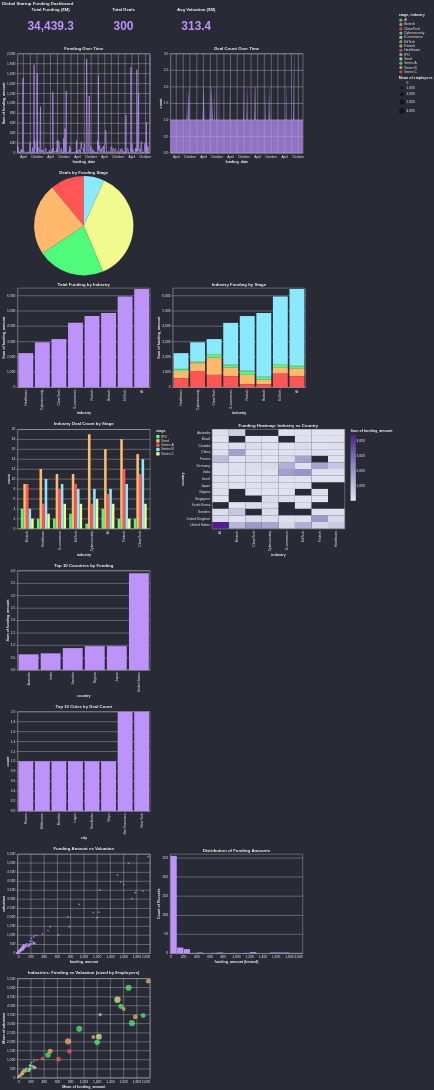

Vega-Lite specification for this chart:
### Vega-Lite specification from a JSON file in a GitHub repository (floating-point values rounded to 4 significant figures; data arrays with more than 128 entries replaced by an {"elided": "..."} marker saying what was removed)
{"$schema": "https://vega.github.io/schema/vega-lite/v6.json", "title": "Global Startup Funding Dashboard", "vconcat": [{"hconcat": [{"width": 200, "height": 80, "mark": {"type": "text", "fontSize": 36, "fontWeight": "bold", "color": "#bd93f9"}, "encoding": {"text": {"type": "quantitative", "field": "funding_amount", "aggregate": "sum", "format": ",.1f"}}, "title": "Total Funding ($M)"}, {"width": 200, "height": 80, "mark": {"type": "text", "fontSize": 36, "fontWeight": "bold", "color": "#bd93f9"}, "encoding": {"text": {"type": "quantitative", "aggregate": "count", "format": ",.0f"}}, "title": "Total Deals"}, {"width": 200, "height": 80, "mark": {"type": "text", "fontSize": 36, "fontWeight": "bold", "color": "#bd93f9"}, "encoding": {"text": {"type": "quantitative", "field": "valuation", "aggregate": "mean", "format": ",.1f"}}, "title": "Avg Valuation ($M)"}]}, {"hconcat": [{"mark": {"type": "line", "color": "#bd93f9", "interpolate": "monotone"}, "encoding": {"x": {"field": "funding_date", "type": "temporal"}, "y": {"field": "funding_amount", "type": "quantitative", "aggregate": "sum"}, "tooltip": [{"field": "funding_date", "type": "temporal"}, {"field": "funding_amount", "type": "quantitative", "aggregate": "sum"}]}, "title": "Funding Over Time", "width": 400, "height": 300}, {"mark": {"type": "area", "color": "#bd93f9", "interpolate": "monotone", "opacity": 0.7}, "encoding": {"x": {"field": "funding_date", "type": "temporal"}, "y": {"aggregate": "count", "type": "quantitative", "title": "count"}, "tooltip": [{"field": "funding_date", "type": "temporal"}, {"aggregate": "count", "type": "quantitative", "title": "count"}]}, "title": "Deal Count Over Time", "width": 400, "height": 300}]}, {"mark": "arc", "encoding": {"theta": {"aggregate": "count", "type": "quantitative", "title": "count"}, "color": {"field": "stage", "type": "nominal", "scale": {"range": ["#50fa7b", "#ffb86c", "#ff5555", "#8be9fd", "#f1fa8c"]}}, "tooltip": [{"field": "stage", "type": "nominal"}, {"aggregate": "count", "type": "quantitative", "title": "count"}]}, "title": "Deals by Funding Stage", "width": 400, "height": 300}, {"hconcat": [{"mark": {"type": "bar", "color": "#bd93f9"}, "encoding": {"x": {"field": "industry", "type": "nominal", "sort": {"encoding": "y", "order": "ascending"}}, "y": {"field": "funding_amount", "type": "quantitative", "aggregate": "sum"}, "tooltip": [{"field": "industry"}, {"field": "funding_amount", "type": "quantitative", "aggregate": "sum"}]}, "title": "Total Funding by Industry", "width": 400, "height": 300}, {"mark": "bar", "encoding": {"x": {"field": "industry", "type": "nominal", "sort": {"encoding": "y", "order": "ascending"}}, "y": {"field": "funding_amount", "type": "quantitative", "aggregate": "sum"}, "color": {"field": "stage", "type": "nominal", "scale": {"range": ["#50fa7b", "#ffb86c", "#ff5555", "#8be9fd", "#f1fa8c"]}}, "tooltip": [{"field": "industry"}, {"field": "funding_amount", "type": "quantitative", "aggregate": "sum"}, {"field": "stage"}]}, "title": "Industry Funding by Stage", "width": 400, "height": 300}]}, {"hconcat": [{"mark": "bar", "encoding": {"x": {"field": "industry", "type": "nominal", "sort": {"encoding": "y", "order": "ascending"}}, "y": {"aggregate": "count", "type": "quantitative", "title": "count"}, "xOffset": {"field": "stage", "type": "nominal"}, "color": {"field": "stage", "type": "nominal", "scale": {"range": ["#50fa7b", "#ffb86c", "#ff5555", "#8be9fd", "#f1fa8c"]}}, "tooltip": [{"field": "industry"}, {"aggregate": "count", "type": "quantitative", "title": "count"}, {"field": "stage"}]}, "title": "Industry Deal Count by Stage", "width": 400, "height": 300}, {"mark": "rect", "encoding": {"x": {"field": "industry", "type": "nominal"}, "y": {"field": "country", "type": "nominal"}, "color": {"type": "quantitative", "field": "funding_amount", "aggregate": "sum", "scale": {"scheme": "purples"}}, "tooltip": [{"field": "industry"}, {"field": "country"}, {"type": "quantitative", "field": "funding_amount", "aggregate": "sum"}]}, "title": "Funding Heatmap: Industry vs Country", "width": 400, "height": 300}]}, {"mark": {"type": "bar", "color": "#bd93f9"}, "encoding": {"x": {"field": "country", "type": "nominal", "sort": {"encoding": "y", "order": "ascending"}}, "y": {"field": "funding_amount", "type": "quantitative", "aggregate": "sum"}, "tooltip": [{"field": "country"}, {"field": "funding_amount", "type": "quantitative", "aggregate": "sum"}]}, "transform": [{"window": [{"op": "rank", "as": "_rank"}], "sort": [{"field": "funding_amount", "order": "ascending"}]}, {"filter": "datum._rank <= 10"}], "title": "Top 10 Countries by Funding", "width": 400, "height": 300}, {"mark": {"type": "bar", "color": "#bd93f9"}, "encoding": {"x": {"field": "city", "type": "nominal", "sort": {"encoding": "y", "order": "ascending"}}, "y": {"aggregate": "count", "type": "quantitative", "title": "count"}, "tooltip": [{"field": "city"}, {"aggregate": "count", "type": "quantitative", "title": "count"}]}, "transform": [{"window": [{"op": "rank", "as": "_rank"}], "sort": [{"field": "funding_amount", "order": "ascending"}]}, {"filter": "datum._rank <= 10"}], "title": "Top 10 Cities by Deal Count", "width": 400, "height": 300}, {"hconcat": [{"mark": {"type": "point", "color": "#bd93f9", "filled": true}, "encoding": {"x": {"field": "funding_amount", "type": "quantitative"}, "y": {"field": "valuation", "type": "quantitative"}, "tooltip": [{"field": "funding_amount", "type": "quantitative"}, {"field": "valuation", "type": "quantitative"}]}, "title": "Funding Amount vs Valuation", "width": 400, "height": 300}, {"mark": {"type": "bar", "color": "#bd93f9"}, "encoding": {"x": {"bin": {"maxbins": 30}, "field": "funding_amount", "type": "quantitative"}, "y": {"aggregate": "count", "type": "quantitative"}}, "title": "Distribution of Funding Amounts", "width": 400, "height": 300}]}, {"mark": {"type": "point", "filled": true, "opacity": 0.7}, "encoding": {"x": {"field": "funding_amount", "type": "quantitative", "aggregate": "mean"}, "y": {"field": "valuation", "type": "quantitative", "aggregate": "mean"}, "tooltip": [{"field": "funding_amount", "type": "quantitative"}, {"field": "valuation", "type": "quantitative"}, {"field": "industry", "type": "nominal"}, {"field": "employees", "type": "quantitative"}], "color": {"field": "industry", "type": "nominal", "scale": {"range": ["#50fa7b", "#ffb86c", "#ff5555", "#8be9fd", "#f1fa8c"]}}, "size": {"field": "employees", "type": "quantitative", "aggregate": "mean"}}, "title": "Industries: Funding vs Valuation (sized by Employees)", "width": 400, "height": 300}], "config": {"range": {"category": ["#50fa7b", "#ffb86c", "#ff5555", "#8be9fd", "#f1fa8c"]}, "background": "#282a36", "title": {"color": "#f8f8f2"}, "axis": {"labelColor": "#f8f8f2", "titleColor": "#f8f8f2"}, "legend": {"labelColor": "#f8f8f2", "titleColor": "#f8f8f2"}}, "data": {"values": {"elided": "300 records"}}}
